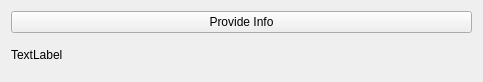
<?xml version="1.0" encoding="UTF-8"?>
<ui version="4.0">
 <class>Widget</class>
 <widget class="QWidget" name="Widget">
  <property name="geometry">
   <rect>
    <x>0</x>
    <y>0</y>
    <width>483</width>
    <height>82</height>
   </rect>
  </property>
  <property name="windowTitle">
   <string>Widget</string>
  </property>
  <property name="autoFillBackground">
   <bool>false</bool>
  </property>
  <layout class="QVBoxLayout" name="verticalLayout">
   <item>
    <widget class="QPushButton" name="ProvideInfoButton">
     <property name="text">
      <string>Provide Info</string>
     </property>
    </widget>
   </item>
   <item>
    <widget class="QLabel" name="infoLabel">
     <property name="text">
      <string>TextLabel</string>
     </property>
    </widget>
   </item>
  </layout>
 </widget>
 <resources/>
 <connections/>
</ui>
